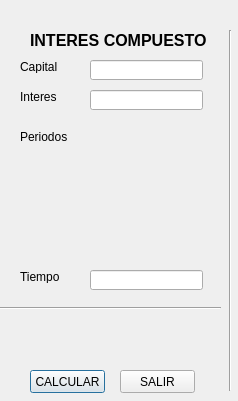
<?xml version="1.0" encoding="UTF-8"?>
<ui version="4.0">
 <class>Dialog</class>
 <widget class="QDialog" name="Dialog">
  <property name="geometry">
   <rect>
    <x>0</x>
    <y>0</y>
    <width>238</width>
    <height>401</height>
   </rect>
  </property>
  <property name="windowTitle">
   <string>Dialog</string>
  </property>
  <widget class="QLineEdit" name="lnIngresarCapital">
   <property name="geometry">
    <rect>
     <x>90</x>
     <y>60</y>
     <width>113</width>
     <height>20</height>
    </rect>
   </property>
  </widget>
  <widget class="QLineEdit" name="lnIngresarInteres">
   <property name="geometry">
    <rect>
     <x>90</x>
     <y>90</y>
     <width>113</width>
     <height>20</height>
    </rect>
   </property>
  </widget>
  <widget class="QLabel" name="lbCapital">
   <property name="geometry">
    <rect>
     <x>20</x>
     <y>60</y>
     <width>47</width>
     <height>13</height>
    </rect>
   </property>
   <property name="text">
    <string>Capital</string>
   </property>
  </widget>
  <widget class="QLabel" name="lbInteres">
   <property name="geometry">
    <rect>
     <x>20</x>
     <y>90</y>
     <width>47</width>
     <height>13</height>
    </rect>
   </property>
   <property name="text">
    <string>Interes</string>
   </property>
  </widget>
  <widget class="QLabel" name="Titulo">
   <property name="geometry">
    <rect>
     <x>30</x>
     <y>30</y>
     <width>201</width>
     <height>21</height>
    </rect>
   </property>
   <property name="font">
    <font>
     <pointsize>12</pointsize>
     <weight>75</weight>
     <bold>true</bold>
    </font>
   </property>
   <property name="text">
    <string>INTERES COMPUESTO</string>
   </property>
   <property name="scaledContents">
    <bool>true</bool>
   </property>
  </widget>
  <widget class="QLabel" name="lbTiempo">
   <property name="geometry">
    <rect>
     <x>20</x>
     <y>270</y>
     <width>47</width>
     <height>13</height>
    </rect>
   </property>
   <property name="text">
    <string>Tiempo</string>
   </property>
  </widget>
  <widget class="QLineEdit" name="lineIngresarTiempo">
   <property name="geometry">
    <rect>
     <x>90</x>
     <y>270</y>
     <width>113</width>
     <height>20</height>
    </rect>
   </property>
  </widget>
  <widget class="Line" name="sangriaDerecha">
   <property name="geometry">
    <rect>
     <x>220</x>
     <y>30</y>
     <width>20</width>
     <height>361</height>
    </rect>
   </property>
   <property name="orientation">
    <enum>Qt::Vertical</enum>
   </property>
  </widget>
  <widget class="Line" name="sangriaDebajo">
   <property name="geometry">
    <rect>
     <x>0</x>
     <y>300</y>
     <width>221</width>
     <height>16</height>
    </rect>
   </property>
   <property name="orientation">
    <enum>Qt::Horizontal</enum>
   </property>
  </widget>
  <widget class="QPushButton" name="btCalcular">
   <property name="geometry">
    <rect>
     <x>30</x>
     <y>370</y>
     <width>75</width>
     <height>23</height>
    </rect>
   </property>
   <property name="text">
    <string>CALCULAR</string>
   </property>
  </widget>
  <widget class="QPushButton" name="btSalir">
   <property name="geometry">
    <rect>
     <x>120</x>
     <y>370</y>
     <width>75</width>
     <height>23</height>
    </rect>
   </property>
   <property name="text">
    <string>SALIR</string>
   </property>
  </widget>
  <widget class="QLabel" name="lbMostrarResultado">
   <property name="geometry">
    <rect>
     <x>10</x>
     <y>320</y>
     <width>201</width>
     <height>31</height>
    </rect>
   </property>
   <property name="text">
    <string/>
   </property>
  </widget>
  <widget class="QLabel" name="lbPeriodos">
   <property name="geometry">
    <rect>
     <x>20</x>
     <y>130</y>
     <width>47</width>
     <height>13</height>
    </rect>
   </property>
   <property name="text">
    <string>Periodos</string>
   </property>
  </widget>
 </widget>
 <resources/>
 <connections/>
</ui>
